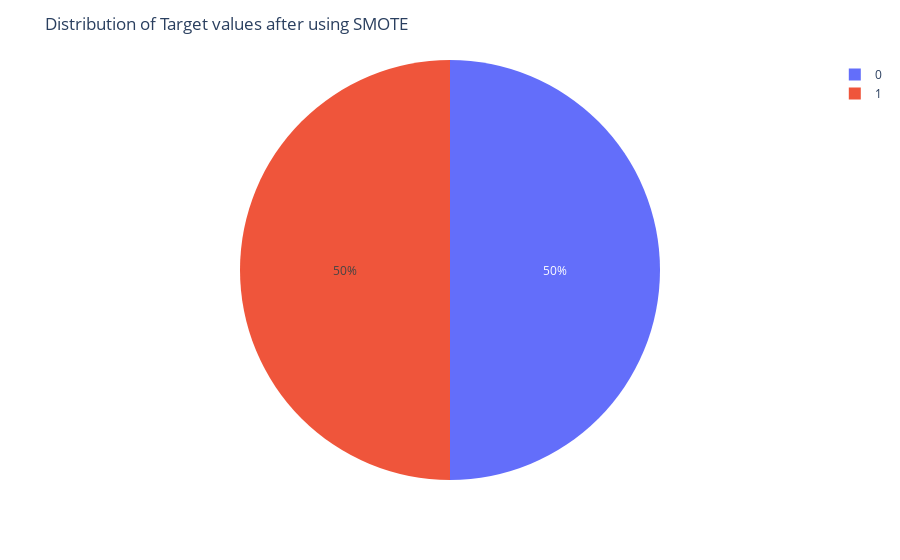

The notebook cell this image was saved under:
### Code cell
# Distribution of target values after using SMOTE

target_value_counts = y_resampled.value_counts()

distribution = px.pie(values=target_value_counts,
                      names=target_value_counts.index.to_list())

distribution.update_layout(
    title="Distribution of Target values after using SMOTE")
distribution.show()

# Saving the plot
distribution.write_image("Distribution_of_Target_values_after_SMOTE.png")

### Figure 1 — Plotly figure (JSON) as saved in the notebook; plotly's stock layout.template omitted (floating-point values rounded to 4 significant figures)
{"data": [{"domain": {"x": [0, 1], "y": [0, 1]}, "hovertemplate": "label=%{label}<br>value=%{value}<extra></extra>", "labels": [0, 1], "legendgroup": "", "name": "", "showlegend": true, "type": "pie", "values": [2209, 2209]}], "layout": {"legend": {"tracegroupgap": 0}, "margin": {"t": 60}, "title": {"text": "Distribution of Target values after using SMOTE"}}}
